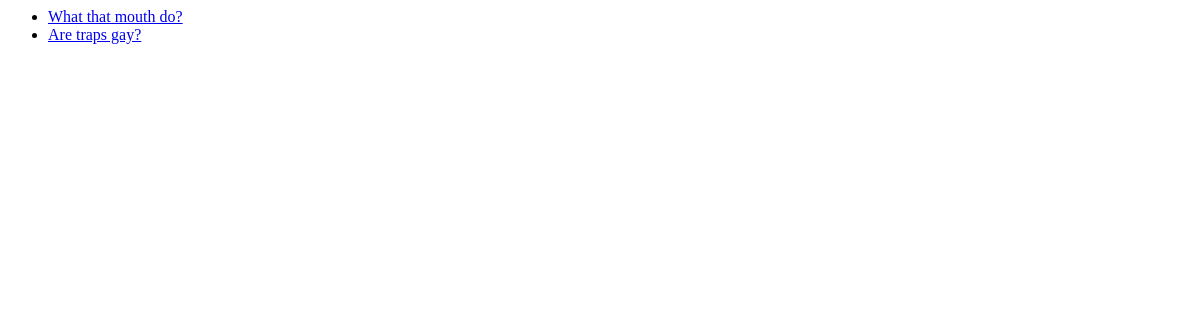
/polls/, run on an earlier commit of the app's database.
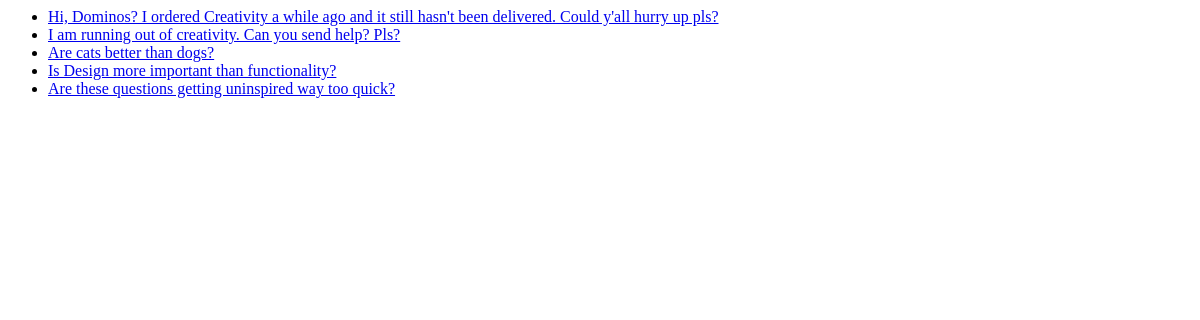
And on a later commit of the database.
### polls/models.py (models this page shows, shortened)
class Question(models.Model):
    question_text = models.CharField(max_length=200)
    pub_date = models.DateTimeField('date published')

### polls/views.py (the view)
# urls.py: path('', views.index, name='index'),
def index(request):
    latest_question_list = Question.objects.order_by('-pub_date')[:5]
    template = loader.get_template('polls/index.htm')
    context = {
        'latest_question_list': latest_question_list,
    }
    return HttpResponse(template.render(context, request))

### polls/templates/polls/index.htm
{% if latest_question_list %}
    <ul>
        {% for question in latest_question_list %}
            <li><a href="/polls/{{ question.id }}/">{{ question.question_text }}</a></li>
        {% endfor %}
    </ul>
{% else %}
    <p>No polls are available.</p>
{% endif %}

What changed in the data, as far as the page shows it:
removed Question: question_text "What that mouth do?"
removed Question: question_text "Are traps gay?"
added Question: question_text "Hi, Dominos? I ordered Creativity a while ago and it still hasn't been delivered. Could y'all hurry up pls?"
added Question: question_text "I am running out of creativity. Can you send help? Pls?"
added Question: question_text "Are cats better than dogs?"
added Question: question_text "Is Design more important than functionality?"
added Question: question_text "Are these questions getting uninspired way too quick?"
